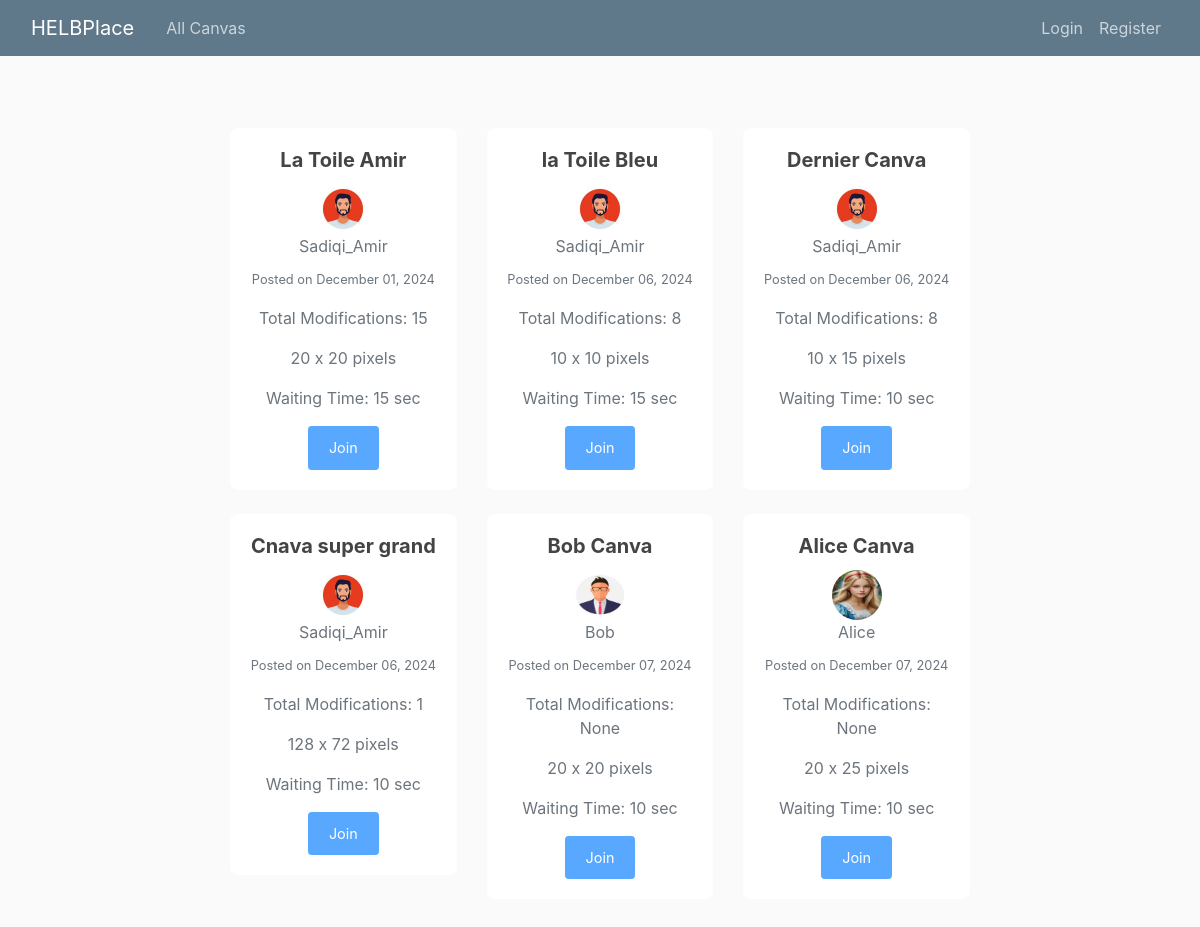
Before: / with the older database file.
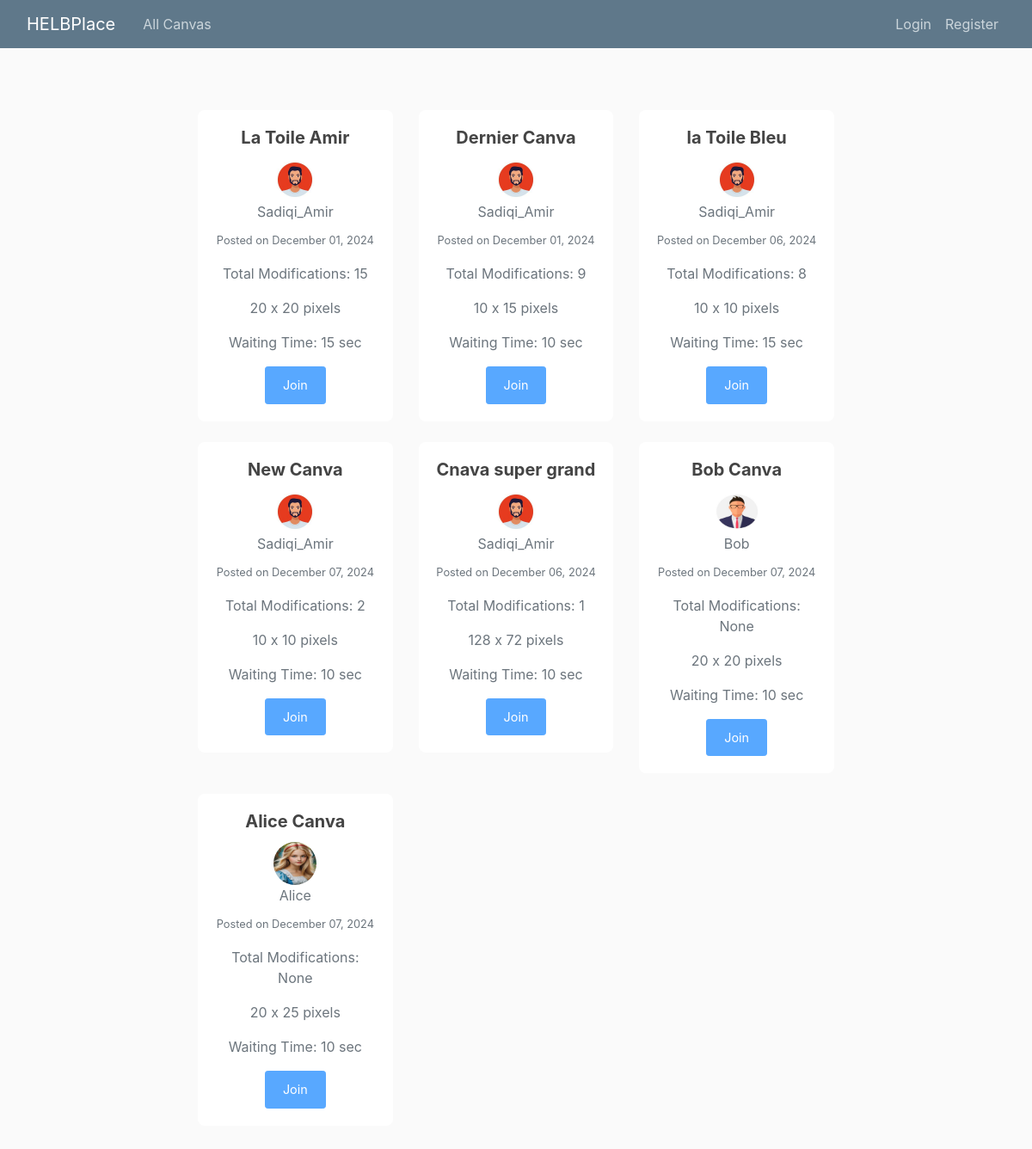
After: the same page with the newer database file.
### blog/models.py (models this page shows, shortened)
class Canva(models.Model):
    title = models.CharField(max_length=100)
    sizeHeight = models.IntegerField()
    sizeWidth = models.IntegerField()
    timer = models.IntegerField()
    date_posted = models.DateTimeField(default=timezone.now)
    author = models.ForeignKey(User, on_delete=models.CASCADE)

### users/models.py (models this page shows, shortened)
class Profile(models.Model):
    user=models.OneToOneField(User, on_delete=models.CASCADE) # one-to-one relationship with User model and oneToOneField is used to delete theprofile when the user is deleted
    image=models.ImageField(default='default.jpg', upload_to='profile_pics') # image field to store profile picture

### blog/views.py (the view)
# urls.py: path('', views.home, name='home'),
def home(request):
    canvases = Canva.objects.annotate(
        total_modifications=Sum('useraction__modification_count')
    ).order_by('-total_modifications')
    return render(request, 'blog/home.html', {'canvases': canvases})

### blog/templates/blog/home.html (shortened to what this page needs)
{% extends "blog/base.html" %}
{% block content %}
<div class="container my-5">
  <div class="row">
    {% for canva in canvases %}
    <div class="col-md-4 mb-4">
      <div class="card shadow-sm">
        <div class="card-body">
          <h5 class="card-title text-center">{{ canva.title }}</h5>
          <div class="text-center mb-2">
            <img class="rounded-circle" src="{{ canva.author.profile.image.url }}" alt="{{ canva.author }}" style="width: 50px; height: 50px;">
            <p class="text-muted mb-0">{{ canva.author }}</p>
          </div>
          <p class="text-muted text-center"><small>Posted on {{ canva.date_posted|date:"F d, Y" }}</small></p>
          <p class="text-center text-muted">Total Modifications: {{ canva.total_modifications }}</p>
          <p class="text-center text-muted">{{ canva.sizeHeight }} x {{ canva.sizeWidth }} pixels</p>
          <p class="text-center text-muted">Waiting Time: {{ canva.timer }} sec</p>
          <div class="d-flex justify-content-center">
            {% if user.is_authenticated %}
              <a href="{% url 'canva-detail' canva.id %}" class="btn btn-primary btn-sm">Join</a>
            {% else %}
              <button class="btn btn-primary btn-sm" disabled>Join</button>
            {% endif %}
          </div>
        </div>
      </div>
    </div>
    {% endfor %}
  </div>
</div>
{% endblock %}

Changed rows visible on the page:
changed Canva "Dernier Canva": date_posted "December 06, 2024" → "December 01, 2024"; total_modifications "8" → "9"; moves up the list
added Canva: title "New Canva", author.profile.image (picture), author "Sadiqi_Amir", date_posted "December 07, 2024", total_modifications "2", sizeHeight "10", sizeWidth "10", timer "10"
